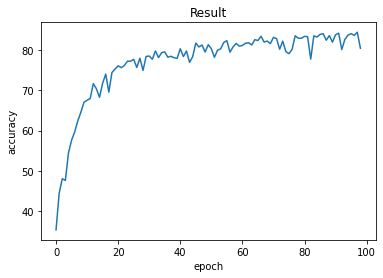

The script that drew this image:
%%time
# -*- coding: utf-8 -*-
from __future__ import print_function
import torch
import torch.nn.functional as F
from torch import nn, optim, cuda
from torchvision import datasets, transforms
from torch.autograd import Variable

# GPU settings
device = 'cuda' if cuda.is_available() else 'cpu'
print("Device: ", device, "\n");

# Training settings
batch_size = 256 

# CIFER10 Dataset
# train_dataset nomalize
train_dataset = datasets.CIFAR10(root='./data',
                              train=True,
                              transform=transforms.ToTensor(),
                              download=True)

print("data shape:", train_dataset.data.shape)

train_mean = train_dataset.data.mean(axis=(0, 1, 2))
train_std = train_dataset.data.std(axis=(0, 1, 2))

train_mean = train_mean / 255
train_std = train_std / 255

print("train_mean:", train_mean)
print("train_std:", train_std)

# test_dataset nomalize
test_dataset = datasets.CIFAR10(root='./data/',
                              train=False,
                              transform=transforms.ToTensor())

print("data shape:", test_dataset.data.shape)

test_mean = test_dataset.data.mean(axis=(0, 1, 2))
test_std = test_dataset.data.std(axis=(0, 1, 2))

test_mean = test_mean / 255
test_std = test_std / 255

print("test_mean:", test_mean)
print("test_std:", test_std)

# load
train_transform = transforms.Compose([
    transforms.RandomCrop(32, padding=4),
    transforms.ToTensor(),
    transforms.Normalize(train_mean, train_std)
])

test_transform = transforms.Compose([
    transforms.ToTensor(),
    transforms.Normalize(test_mean, test_std)
])

train_dataset = datasets.CIFAR10(root='./data',
                              train=True,
                              transform=train_transform,
                              download=True)
test_dataset = datasets.CIFAR10(root='./data/',
                              train=False,
                              transform=test_transform)

train_loader = torch.utils.data.DataLoader(dataset=train_dataset,
                                           batch_size=batch_size,
                                           shuffle=True)
test_loader = torch.utils.data.DataLoader(dataset=test_dataset,
                                          batch_size=batch_size,
                                          shuffle=False)

class ResidualBlock(nn.Module):
    def __init__(self, in_channels, out_channels, stride=1, downsample=None):
        super(ResidualBlock, self).__init__()
        self.conv1 = nn.Conv2d(in_channels, out_channels, kernel_size=3, stride=stride, padding=1) # /stride
        self.bn1 = nn.BatchNorm2d(out_channels)
        self.relu = nn.ReLU(inplace=True) # inplace 옵션의 역할이 무엇인가?
        self.conv2 =  nn.Conv2d(out_channels, out_channels, kernel_size=3, padding=1) # 
        self.bn2 = nn.BatchNorm2d(out_channels)
        self.downsample = downsample
        self.stride = stride
        self.im = lambda x: x # identity mapping

    def forward(self, x):
        residual=self.im(x)
        if self.downsample is not None:
            residual = self.downsample(residual)

        out = self.conv1(x)
        out = self.bn1(out)
        out = self.relu(out)
        out = self.conv2(out)
        out = self.bn2(out)

        out += residual
        out = self.relu(out)
        return out

class ResNet_CIFAR10(nn.Module):
    def __init__(self, block, layers, zero_init_residual=False):
        super(ResNet_CIFAR10, self).__init__()
        self.in_channels = 64
        # 3, 32, 32
        self.conv1 = nn.Conv2d(3, 64, kernel_size=7, stride=2, padding=3, bias=False) # bias?????????????????????
        self.conv1 = nn.Conv2d(3, 64, kernel_size=3, padding=1)
        self.bn1 = nn.BatchNorm2d(64)
        self.relu = nn.ReLU(inplace=True) # inplace???????????????
        self.mp = nn.MaxPool2d(kernel_size=3, stride=2, padding=1)
        # 64, 32, 32
        self.layer1 = self._make_layer(block, 64, layers[0])
        # 64, 32, 32
        self.layer2 = self._make_layer(block, 128, layers[1], stride=2)
        # 128, 16, 16
        self.layer3 = self._make_layer(block, 256, layers[2], stride=2)
        # 256, 8, 8
        self.layer4 = self._make_layer(block, 512, layers[3], stride=2)
        # 512, 4, 4
        self.ap = nn.AdaptiveAvgPool2d((1, 1))
        # 512, 1, 1
        self.fc = nn.Linear(512, 10)

        for m in self.modules():
            if isinstance(m, nn.Conv2d):
                nn.init.kaiming_normal_(m.weight, mode='fan_out', nonlinearity='relu')
            elif isinstance(m, nn.BatchNorm2d):
                nn.init.constant_(m.weight, 1)
                nn.init.constant_(m.bias, 0)

        # Zero-initialize the last BN in each residual branch,
        # so that the residual branch starts with zeros, and each residual block behaves like an identity.
        # This improves the model by 0.2~0.3% according to https://arxiv.org/abs/1706.02677
        if zero_init_residual:
            for m in self.modules():
                if isinstance(m, Bottleneck):
                    nn.init.constant_(m.bn3.weight, 0)
                elif isinstance(m, BasicBlock):
                    nn.init.constant_(m.bn2.weight, 0)
    
    def _make_layer(self, block, out_channels, blocks, stride=1):
        downsample = None
        if stride != 1: 
            downsample = nn.Sequential(
                nn.Conv2d(self.in_channels, out_channels, 1, stride),
                nn.BatchNorm2d(out_channels),#??????????
            )
        layers = []
        layers.append(block(self.in_channels, out_channels, stride, downsample))
        
        self.in_channels = out_channels
        
        for _ in range(1, blocks): 
            layers.append(block(self.in_channels, out_channels))

        return nn.Sequential(*layers)
    

    def forward(self, x):
        x = self.conv1(x)
        x = self.bn1(x)
        x = self.relu(x)
        # x = self.mp(x)

        x = self.layer1(x)
        x = self.layer2(x)
        x = self.layer3(x)
        x = self.layer4(x)

        x = self.ap(x)
        x = x.view(x.size(0), -1)
        x = self.fc(x)
        x = F.log_softmax(x)
        return x

model = ResNet_CIFAR10(ResidualBlock, [2, 2, 2, 2]) # ResNet20
model.to(device)
criterion = nn.CrossEntropyLoss()
optimizer = optim.SGD(model.parameters(), lr=0.01, momentum=0.5) 

def train(epoch):
    model.train()
    for batch_idx, (data, target) in enumerate(train_loader):
        # data, target = Variable(data), Variable(target)
        data, target = data.to(device), target.to(device)
        optimizer.zero_grad()
        output = model(data)
        loss = criterion(output, target)
        loss.backward()
        optimizer.step()
        if batch_idx % 100 == 0:
            print('Train Epoch: {} [{}/{} ({:.0f}%)]\tLoss: {:.6f}'.format(
                epoch, batch_idx * len(data), len(train_loader.dataset),
                100. * batch_idx / len(train_loader), loss.item()))

def test(epoch):
    model.eval()
    test_loss = 0
    correct = 0
    for data, target in test_loader:
        # data, target = Variable(data, volatile=True), Variable(target)
        data, target = data.to(device), target.to(device)
        output = model(data)
        # sum up batch loss
        test_loss += F.nll_loss(output, target, size_average=False).data
        # get the index of the max log-probability
        pred = output.data.max(1, keepdim=True)[1]
        correct += pred.eq(target.data.view_as(pred)).cpu().sum()

    test_loss /= len(test_loader.dataset)
    print('Test set({}): Average loss: {:.4f}, Accuracy: {}/{} ({:.0f}%)\n'.format(
        epoch, test_loss, correct, len(test_loader.dataset),
        100. * correct / len(test_loader.dataset)))
    return 100. * correct / len(test_loader.dataset)

accuracy=[]
for epoch in range(1, 100):
    train(epoch)
    accuracy.append(test(epoch))

%matplotlib inline
from matplotlib import pyplot as plt
plt.plot([i for i in range(len(accuracy))], accuracy)
plt.xlabel('epoch')
plt.ylabel('accuracy')
plt.title('Result')
plt.show()
